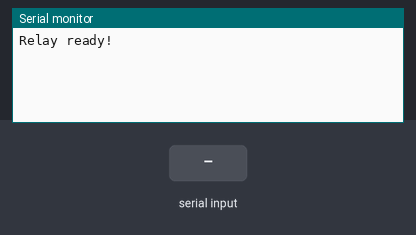
Bench run of a sketch on a simulated Arduino Mega 2560, built with avr-gcc and run on an emulated ATmega2560. On the bench: the last lines printed to the serial monitor. The test bench sets the inputs (shaded band). Nothing arrives over Bluetooth unless stated.

Above: at 1.2 s.
1.3 s: "1\n" received over the second serial link
At 2.5 s:
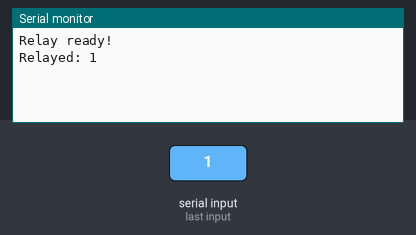
2.8 s: "0\n" received over the second serial link
At 3.7 s:
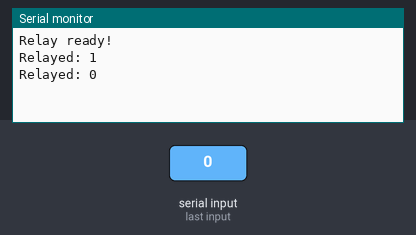
4.3 s: "2\n" received over the second serial link
At 4.9 s:
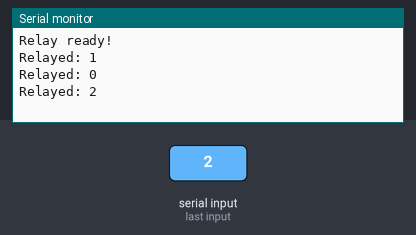

Measured:
- after the input at 1.3 s, the serial monitor: prints a new line at once (image 1)
- after the input at 2.8 s, the serial monitor: prints a new line at once (image 2)
- after the input at 4.3 s, the serial monitor: prints a new line at once (image 3)

The sketch:

relay_arduino.ino
```cpp
#include <ArduinoBLE.h>

BLEService customService("180C");
BLEStringCharacteristic ble_direction("2A56", BLENotify, 1);

void setup() {
  Serial.begin(9600);
  Serial1.begin(9600);  // RX=D0, TX=D1 on Nano IoT

  while (!BLE.begin()) {
    Serial.println("BLE failed");
    delay(100);
  }
  BLE.setLocalName("Arduino Direction Sensor");
  BLE.setAdvertisedService(customService);
  customService.addCharacteristic(ble_direction);
  BLE.addService(customService);
  BLE.advertise();
  Serial.println("Relay ready!");
}

void loop() {
  BLE.poll();
  if (Serial1.available()) {
    String cmd = Serial1.readStringUntil('\n');
    cmd.trim();
    if (cmd.length() > 0) {
      ble_direction.writeValue(cmd);
      Serial.print("Relayed: ");
      Serial.println(cmd);
    }
  }
}
```
